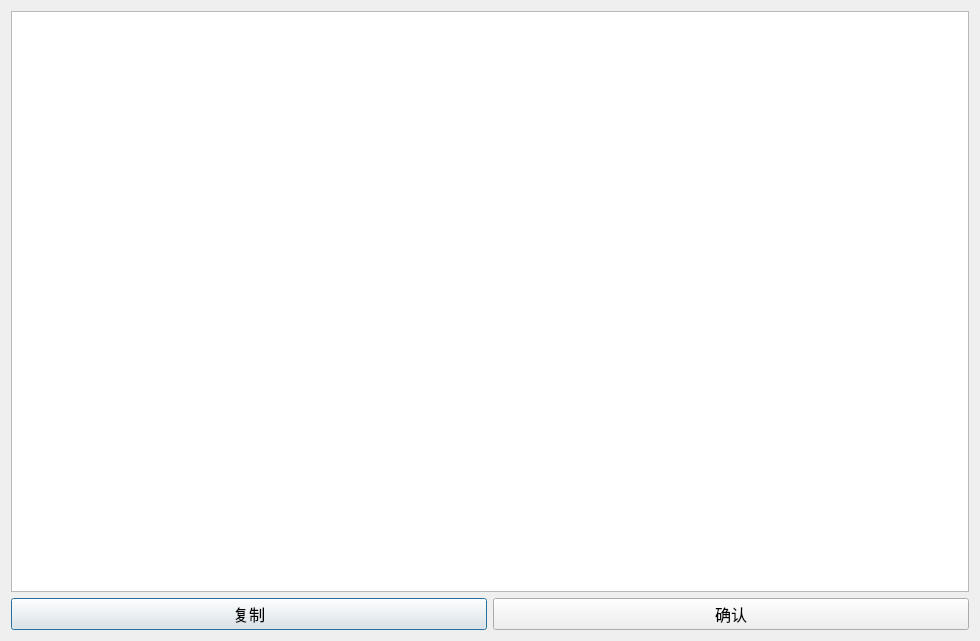
<?xml version="1.0" encoding="UTF-8"?>
<ui version="4.0">
 <class>win_tcl_file</class>
 <widget class="QDialog" name="win_tcl_file">
  <property name="geometry">
   <rect>
    <x>0</x>
    <y>0</y>
    <width>980</width>
    <height>641</height>
   </rect>
  </property>
  <property name="font">
   <font>
    <family>Times New Roman</family>
    <pointsize>12</pointsize>
   </font>
  </property>
  <property name="windowTitle">
   <string>tcl代码</string>
  </property>
  <property name="windowIcon">
   <iconset resource="../resource_rc/resource.qrc">
    <normaloff>:/插图/N.png</normaloff>:/插图/N.png</iconset>
  </property>
  <layout class="QVBoxLayout" name="verticalLayout">
   <item>
    <widget class="QTextEdit" name="textEdit">
     <property name="readOnly">
      <bool>true</bool>
     </property>
     <property name="html">
      <string>&lt;!DOCTYPE HTML PUBLIC &quot;-//W3C//DTD HTML 4.0//EN&quot; &quot;http://www.w3.org/TR/REC-html40/strict.dtd&quot;&gt;
&lt;html&gt;&lt;head&gt;&lt;meta name=&quot;qrichtext&quot; content=&quot;1&quot; /&gt;&lt;style type=&quot;text/css&quot;&gt;
p, li { white-space: pre-wrap; }
&lt;/style&gt;&lt;/head&gt;&lt;body style=&quot; font-family:'Times New Roman'; font-size:12pt; font-weight:400; font-style:normal;&quot;&gt;
&lt;p style=&quot;-qt-paragraph-type:empty; margin-top:0px; margin-bottom:0px; margin-left:0px; margin-right:0px; -qt-block-indent:0; text-indent:0px; font-family:'SimSun'; font-size:9pt;&quot;&gt;&lt;br /&gt;&lt;/p&gt;&lt;/body&gt;&lt;/html&gt;</string>
     </property>
    </widget>
   </item>
   <item>
    <layout class="QHBoxLayout" name="horizontalLayout">
     <item>
      <widget class="QPushButton" name="pushButton">
       <property name="minimumSize">
        <size>
         <width>0</width>
         <height>30</height>
        </size>
       </property>
       <property name="text">
        <string>复制</string>
       </property>
      </widget>
     </item>
     <item>
      <widget class="QPushButton" name="pushButton_2">
       <property name="minimumSize">
        <size>
         <width>0</width>
         <height>30</height>
        </size>
       </property>
       <property name="text">
        <string>确认</string>
       </property>
      </widget>
     </item>
    </layout>
   </item>
  </layout>
 </widget>
 <resources>
  <include location="../resource_rc/resource.qrc"/>
 </resources>
 <connections>
  <connection>
   <sender>pushButton_2</sender>
   <signal>clicked()</signal>
   <receiver>win_tcl_file</receiver>
   <slot>accept()</slot>
   <hints>
    <hint type="sourcelabel">
     <x>371</x>
     <y>622</y>
    </hint>
    <hint type="destinationlabel">
     <x>41</x>
     <y>-19</y>
    </hint>
   </hints>
  </connection>
 </connections>
</ui>
